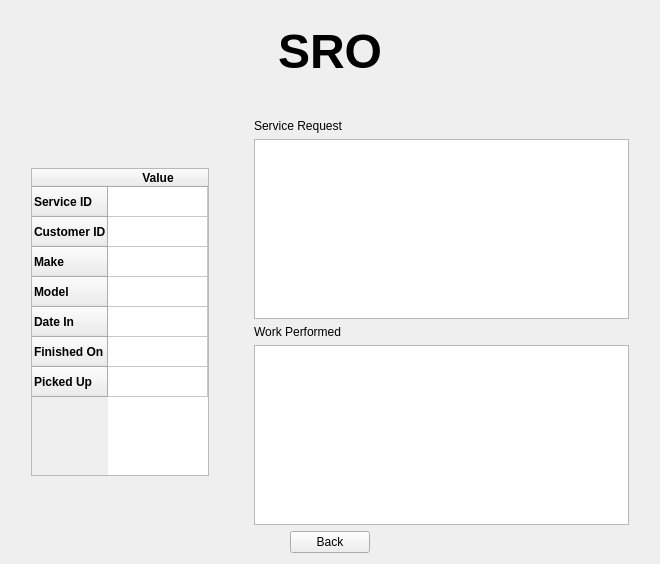
      <widget class="QWidget" name="sro_page">
       <layout class="QGridLayout" name="gridLayout_3" rowstretch="4,1,20,2">
        <item row="0" column="0">
         <layout class="QHBoxLayout" name="horizontalLayout_10">
          <item>
           <spacer name="horizontalSpacer_29">
            <property name="orientation">
             <enum>Qt::Horizontal</enum>
            </property>
            <property name="sizeHint" stdset="0">
             <size>
              <width>40</width>
              <height>20</height>
             </size>
            </property>
           </spacer>
          </item>
          <item>
           <widget class="QLabel" name="label_21">
            <property name="font">
             <font>
              <pointsize>36</pointsize>
              <weight>75</weight>
              <bold>true</bold>
             </font>
            </property>
            <property name="text">
             <string>SRO</string>
            </property>
            <property name="alignment">
             <set>Qt::AlignCenter</set>
            </property>
           </widget>
          </item>
          <item>
           <spacer name="horizontalSpacer_28">
            <property name="orientation">
             <enum>Qt::Horizontal</enum>
            </property>
            <property name="sizeHint" stdset="0">
             <size>
              <width>40</width>
              <height>20</height>
             </size>
            </property>
           </spacer>
          </item>
         </layout>
        </item>
        <item row="1" column="0">
         <spacer name="verticalSpacer_12">
          <property name="orientation">
           <enum>Qt::Vertical</enum>
          </property>
          <property name="sizeHint" stdset="0">
           <size>
            <width>20</width>
            <height>23</height>
           </size>
          </property>
         </spacer>
        </item>
        <item row="2" column="0">
         <layout class="QHBoxLayout" name="horizontalLayout_11" stretch="1,9,2,19,1">
          <item>
           <spacer name="horizontalSpacer_43">
            <property name="orientation">
             <enum>Qt::Horizontal</enum>
            </property>
            <property name="sizeHint" stdset="0">
             <size>
              <width>40</width>
              <height>20</height>
             </size>
            </property>
           </spacer>
          </item>
          <item>
           <widget class="QTableWidget" name="sro_basic_table">
            <property name="enabled">
             <bool>true</bool>
            </property>
            <property name="sizePolicy">
             <sizepolicy hsizetype="Preferred" vsizetype="Preferred">
              <horstretch>0</horstretch>
              <verstretch>0</verstretch>
             </sizepolicy>
            </property>
            <property name="maximumSize">
             <size>
              <width>16777215</width>
              <height>308</height>
             </size>
            </property>
            <property name="editTriggers">
             <set>QAbstractItemView::NoEditTriggers</set>
            </property>
            <attribute name="horizontalHeaderStretchLastSection">
             <bool>true</bool>
            </attribute>
            <row>
             <property name="text">
              <string>Service ID</string>
             </property>
             <property name="font">
              <font>
               <weight>75</weight>
               <bold>true</bold>
              </font>
             </property>
            </row>
            <row>
             <property name="text">
              <string>Customer ID</string>
             </property>
             <property name="font">
              <font>
               <weight>75</weight>
               <bold>true</bold>
              </font>
             </property>
            </row>
            <row>
             <property name="text">
              <string>Make</string>
             </property>
             <property name="font">
              <font>
               <weight>75</weight>
               <bold>true</bold>
              </font>
             </property>
            </row>
            <row>
             <property name="text">
              <string>Model</string>
             </property>
             <property name="font">
              <font>
               <weight>75</weight>
               <bold>true</bold>
              </font>
             </property>
            </row>
            <row>
             <property name="text">
              <string>Date In</string>
             </property>
             <property name="font">
              <font>
               <weight>75</weight>
               <bold>true</bold>
              </font>
             </property>
            </row>
            <row>
             <property name="text">
              <string>Finished On</string>
             </property>
             <property name="font">
              <font>
               <weight>75</weight>
               <bold>true</bold>
              </font>
             </property>
            </row>
            <row>
             <property name="text">
              <string>Picked Up</string>
             </property>
             <property name="font">
              <font>
               <weight>75</weight>
               <bold>true</bold>
              </font>
             </property>
            </row>
            <column>
             <property name="text">
              <string>Value</string>
             </property>
             <property name="font">
              <font>
               <weight>75</weight>
               <bold>true</bold>
              </font>
             </property>
            </column>
           </widget>
          </item>
          <item>
           <spacer name="horizontalSpacer_42">
            <property name="orientation">
             <enum>Qt::Horizontal</enum>
            </property>
            <property name="sizeHint" stdset="0">
             <size>
              <width>40</width>
              <height>20</height>
             </size>
            </property>
           </spacer>
          </item>
          <item>
           <layout class="QVBoxLayout" name="verticalLayout_3">
            <item>
             <layout class="QVBoxLayout" name="verticalLayout_2">
              <item>
               <widget class="QLabel" name="label_8">
                <property name="text">
                 <string>Service Request</string>
                </property>
               </widget>
              </item>
              <item>
               <widget class="QTextBrowser" name="service_text"/>
              </item>
             </layout>
            </item>
            <item>
             <layout class="QVBoxLayout" name="verticalLayout">
              <item>
               <widget class="QLabel" name="label_9">
                <property name="text">
                 <string>Work Performed</string>
                </property>
               </widget>
              </item>
              <item>
               <widget class="QTextBrowser" name="work_text"/>
              </item>
             </layout>
            </item>
           </layout>
          </item>
          <item>
           <spacer name="horizontalSpacer_27">
            <property name="orientation">
             <enum>Qt::Horizontal</enum>
            </property>
            <property name="sizeHint" stdset="0">
             <size>
              <width>40</width>
              <height>20</height>
             </size>
            </property>
           </spacer>
          </item>
         </layout>
        </item>
        <item row="3" column="0">
         <layout class="QHBoxLayout" name="horizontalLayout_3">
          <item>
           <spacer name="horizontalSpacer_22">
            <property name="orientation">
             <enum>Qt::Horizontal</enum>
            </property>
            <property name="sizeHint" stdset="0">
             <size>
              <width>40</width>
              <height>20</height>
             </size>
            </property>
           </spacer>
          </item>
          <item>
           <widget class="QPushButton" name="sro_back_btn">
            <property name="text">
             <string>Back</string>
            </property>
           </widget>
          </item>
          <item>
           <spacer name="horizontalSpacer_23">
            <property name="orientation">
             <enum>Qt::Horizontal</enum>
            </property>
            <property name="sizeHint" stdset="0">
             <size>
              <width>40</width>
              <height>20</height>
             </size>
            </property>
           </spacer>
          </item>
         </layout>
        </item>
       </layout>
      </widget>
